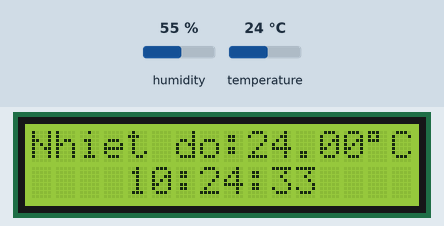
This sketch was run on a simulated Arduino Uno, built with avr-gcc and run on an emulated ATmega328P. Parts: 16×2 character LCD. Inputs (shaded band) come from the test bench; at power-on: temperature 24 °C, humidity 55 %. The local clock reads 2024-03-15 10:24:30 at power-on unless the sketch sets it.

Above: at 3.2 s.
3.3 s: temperature set to 12 °C
At 4.9 s:
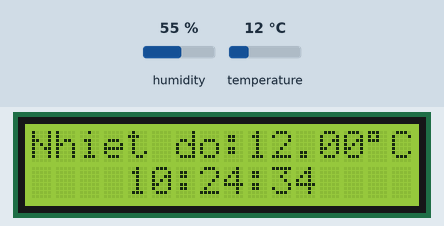
6.6 s: temperature set to 19 °C
At 8.9 s:
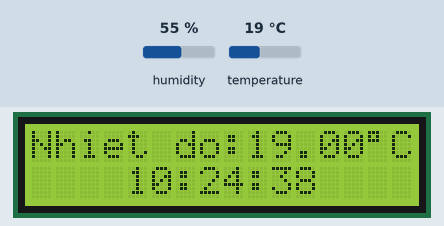
10.6 s: temperature set to 28 °C
At 12.9 s:
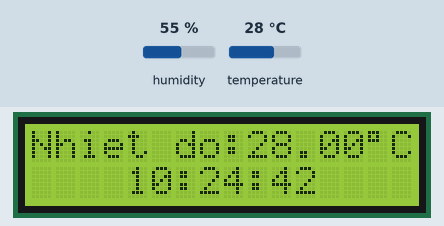
Timing chart, 0 to 14.4 s (numbered marks = the images above; inputs shaded):
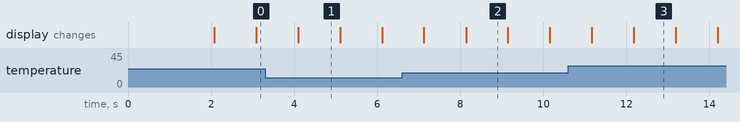

The sketch:

BLKLab_Code_Hien_Thi_Nhiet_Do_Thoi_Gian_Len_LCD.ino
```cpp
/*
 * ===========================================================================================================================*
 *                                                        BANLINHKIEN.COM
 * ===========================================================================================================================*
 *                                          Hiển thị nhiệt độ, thời gian lên LCD
 * Đấu nối:
 + LCD:
  -D12: nối với chân RS của LCD
  -D11: nối với chân ENABLE của LCD
  -D10: nối với chân D4 của LCD
  -D9: nối với chân D5 của LCD
  -D8: nối với chân D6 của LCD
  -D7: nối với chân D7 của LCD
 + Cảm biến nhiệt độ, độ ẩm DHT21:
  -D2: nối với chân OUT của DHT21
 + Modul thời gian thực DS1307:
  -SCL: nối với chân SCL của DS1307
  -SDA: nối với chân SCL của SDA
 */

#include <Wire.h>                                           // Thư viện Wire cho việc giao tiếp I2C
#include <LiquidCrystal.h>                                  // Thư viện LiquidCrystal cho việc điều khiển màn hình LCD
#include <DHT.h>                                            // Thư viện DHT cho cảm biến nhiệt độ và độ ẩm
#include <RTClib.h>                                         // Thư viện RTClib cho module thời gian thực (Real-Time Clock)

#define DHTPIN 2                                            // Định nghĩa chân dữ liệu kết nối cảm biến DHT21
#define DHTTYPE DHT21                                       // Định nghĩa loại cảm biến DHT21
DHT dht(DHTPIN, DHTTYPE);                                   // Khởi tạo đối tượng cảm biến DHT

LiquidCrystal lcd(12, 11, 10, 9, 8, 7);                     // Khởi tạo đối tượng cho màn hình LCD với các chân kết nối

RTC_DS1307 rtc;                                             // Khởi tạo đối tượng cho module thời gian thực DS1307

void setup()
{
  lcd.begin(16, 2);                                         // Khởi tạo màn hình LCD với kích thước 16x2 (16 ký tự, 2 dòng)
  dht.begin();                                              // Khởi tạo cảm biến DHT
  Wire.begin();                                             // Khởi tạo giao tiếp I2C
  rtc.begin();                                              // Khởi tạo module thời gian thực

  lcd.setCursor(0, 0);                                      // Đặt con trỏ màn hình LCD ở hàng 0, cột 0
  lcd.print("Banlinhkien.com");                             // In chuỗi "Banlinhkien.com" lên màn hình LCD
  delay(2000);                                              // Delay 2 giây để hiển thị thông báo

  if (!rtc.isrunning())                                     // Kiểm tra xem module thời gian thực có đang chạy hay không
  {
    rtc.adjust(DateTime(F(__DATE__), F(__TIME__)));         // Nếu không, sử dụng thời gian hệ thống hiện tại để cài đặt thời gian cho module
  }
}

void loop()
{
  float temperature = dht.readTemperature();                // Đọc nhiệt độ từ cảm biến DHT21
  DateTime now = rtc.now();                                 // Đọc thời gian từ module DS1307
  lcd.clear();                                              // Xóa nội dung cũ trên màn hình LCD

  lcd.setCursor(0, 0);                                      // Đặt con trỏ màn hình LCD ở hàng 0, cột 0
  lcd.print("Nhiet do:");                                   // In chuỗi "Nhiet do:" lên màn hình LCD
  lcd.print(temperature);                                   // In giá trị nhiệt độ lên màn hình LCD
  lcd.write(223);                                           // In ký hiệu độ Celsius (°C)
  lcd.print("C");                                           //In ra kí tự C lên màn hình LCD

  lcd.setCursor(4, 1);                                      // Đặt con trỏ màn hình LCD ở hàng 1, cột 4
  lcd.print(now.hour(), DEC);                               // In giờ lên màn hình LCD
  lcd.print(":");                                           // In dấu hai chấm
  lcd.print(now.minute(), DEC);                             // In phút lên màn hình LCD
  lcd.print(":");                                           // In dấu hai chấm
  lcd.print(now.second(), DEC);                             // In giây lên màn hình LCD

  delay(1000);                                              // Delay 1 giây trước khi lặp lại quá trình
}
```

Measured:
- what the display in image 1 shows lasts 1.0 s, from 4.1 s to 5.1 s
